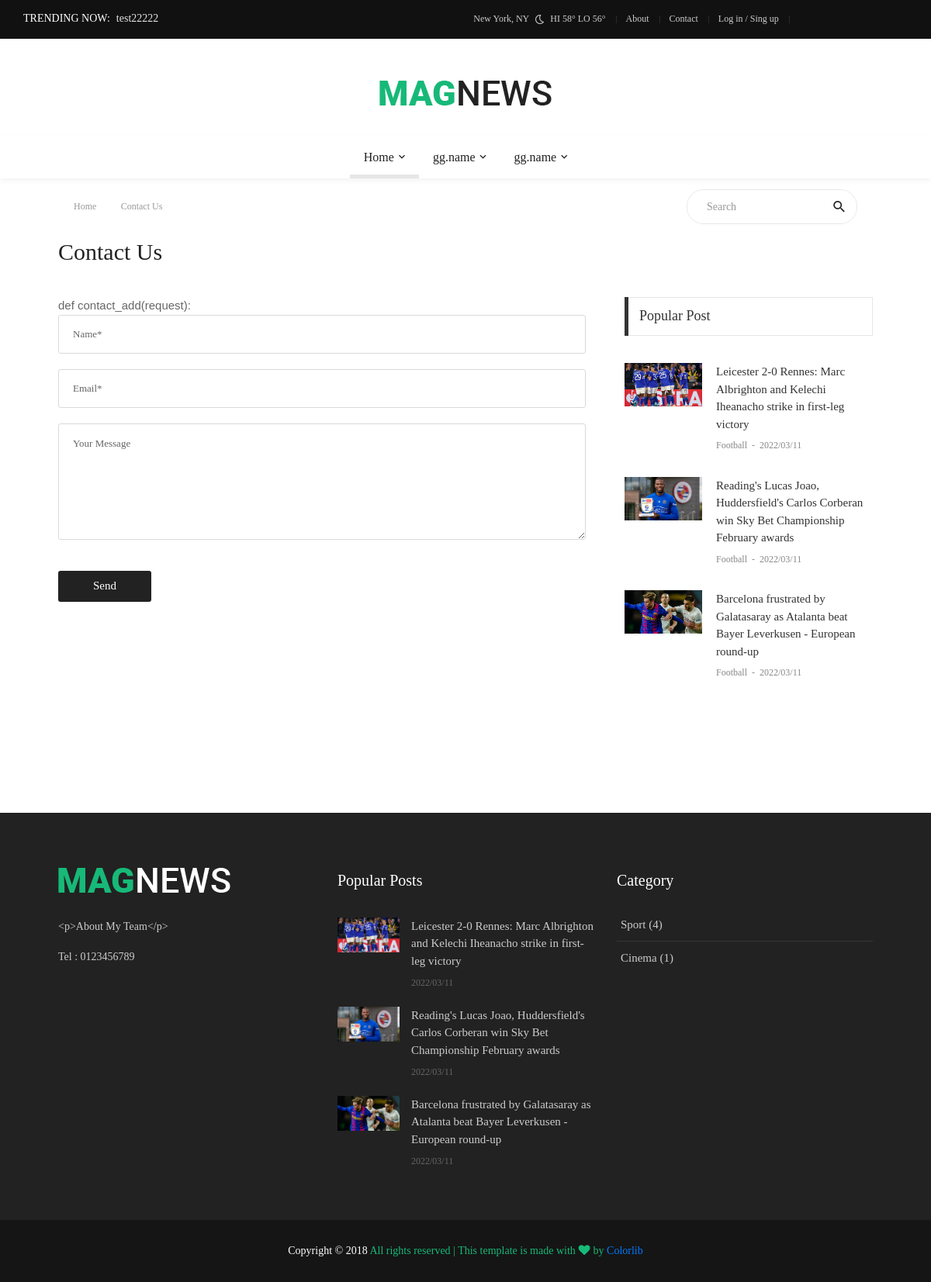
Page /contact/ on the committed database.
### trending/models.py (models this page shows, shortened)
class Trending(models.Model):
    txt = models.CharField(max_length=250)

### main/models.py (models this page shows, shortened)
class Main(models.Model):
    name = models.CharField(max_length=250)
    about = models.TextField()
    abouttxt = models.TextField(default="")
    fb = models.CharField(max_length=50)
    tw = models.CharField(max_length=50)
    yt = models.CharField(max_length=50)
    tel = models.CharField(max_length=50)
    link = models.CharField(max_length=50)
    set_name = models.CharField(max_length=50)
    picurl = models.TextField(default="")
    picname = models.TextField(default="")
    picurl2 = models.TextField(default="")
    picname2 = models.TextField(default="")

### cat/models.py (models this page shows, shortened)
class Cat(models.Model):
    name = models.CharField(max_length=50)
    count = models.IntegerField(default=0)

### news/models.py (models this page shows, shortened)
class News(models.Model):
    name = models.CharField(max_length=250)
    short_txt = models.TextField()
    body_txt = models.TextField()
    date = models.CharField(max_length=12)
    time = models.CharField(max_length=12, default="00:00")
    picname = models.TextField()
    picurl = models.TextField(default=".")
    writer = models.CharField(max_length=50)
    catname = models.CharField(max_length=50, default='.')
    catid = models.IntegerField(default=0)
    ocatid = models.IntegerField(default=0)
    show = models.IntegerField(default=0)
    tag = models.TextField(default="")

### main/views.py (the view)
# urls.py: re_path(r'contact/$', views.contact, name='contact'),
def contact(request):
    site = Main.objects.get(pk=1)
    news = News.objects.all().order_by('-pk')
    cat = Cat.objects.all()
    subcat = SubCat.objects.all()
    lastnews = News.objects.all().order_by('-pk')[:3]
    popnews2 = News.objects.all().order_by('-show')[:3]
    trending = Trending.objects.all().order_by('-pk')[:5]
    return render(request, 'front/contact.html', {'site': site, 'news': news, 'cat': cat, 'subcat':subcat, 'lastnews': lastnews, 'popnews2': popnews2, 'trending': trending})

### main/templates/front/contact.html (shortened to what this page needs)
{% extends 'front/master.html' %}
{% load static %}
{% block mainblock %}
	<div class="container">
		<div class="headline bg0 flex-wr-sb-c p-rl-20 p-tb-8">
			<div class="f2-s-1 p-r-30 m-tb-6">
				<a href="/" class="breadcrumb-item f1-s-3 cl9">
					Home
				</a>
				<span class="breadcrumb-item f1-s-3 cl9">
					Contact Us
				</span>
			</div>
			<div class="pos-relative size-a-2 bo-1-rad-22 of-hidden bocl11 m-tb-6">
				<input class="f1-s-1 cl6 plh9 s-full p-l-25 p-r-45" type="text" name="search" placeholder="Search">
				<button class="flex-c-c size-a-1 ab-t-r fs-20 cl2 hov-cl10 trans-03">
					<i class="zmdi zmdi-search"></i>
				</button>
			</div>
		</div>
	</div>
	<div class="container p-t-4 p-b-40">
		<h2 class="f1-l-1 cl2">
			Contact Us
		</h2>
	</div>
	<section class="bg0 p-b-60">
		<div class="container">
			<div class="row justify-content-center">
				<div class="col-md-7 col-lg-8 p-b-80">
					<div class="p-r-10 p-r-0-sr991">
def contact_add(request):
						<form action="{% url 'contact_add' %}" method="POST">
							<input class="bo-1-rad-3 bocl13 size-a-19 f1-s-13 cl5 plh6 p-rl-18 m-b-20" type="text" name="name" placeholder="Name*">
							<input class="bo-1-rad-3 bocl13 size-a-19 f1-s-13 cl5 plh6 p-rl-18 m-b-20" type="text" name="email" placeholder="Email*">
							<textarea class="bo-1-rad-3 bocl13 size-a-15 f1-s-13 cl5 plh6 p-rl-18 p-tb-14 m-b-20" name="msg" placeholder="Your Message"></textarea>
							<button type="submit" class="size-a-20 bg2 borad-3 f1-s-12 cl0 hov-btn1 trans-03 p-rl-15 m-t-20">
								Send
							</button>
						</form>
					</div>
				</div>
				<div class="col-md-5 col-lg-4 p-b-80">
					<div class="p-l-10 p-rl-0-sr991">
						<div>
							<div class="how2 how2-cl4 flex-s-c">
								<h3 class="f1-m-2 cl3 tab01-title">
									Popular Post
								</h3>
							</div>
							<ul class="p-t-35">
								{% for pop in popnews2%}
                                <li class="flex-wr-sb-s p-b-30">
                                    <a href="#" class="size-w-10 wrap-pic-w hov1 trans-03">
                                        <img src="{{ pop.picurl }}" alt="IMG">
                                    </a>
                                    <div class="size-w-11">
                                        <h6 class="p-b-4">
                                            <a href="{% url 'news_detail' word=pop.name %}" class="f1-s-5 cl3 hov-cl10 trans-03">
                                                {{ pop.name }}
                                            </a>
                                        </h6>
                                        <span class="cl8 txt-center p-b-24">
                                            <a href="{% url 'news_detail' word=pop.name %}" class="f1-s-6 cl8 hov-cl10 trans-03">
                                                {{ pop.catname }}
                                            </a>
                                            <span class="f1-s-3 m-rl-3">
                                                -
                                            </span>
                                            <span class="f1-s-3">
                                                {{ pop.date }}
                                            </span>
                                        </span>
                                    </div>
                                </li>
                                {% endfor %}
							</ul>
						</div>
					</div>
				</div>
			</div>
		</div>
	</section>
{% endblock %}

### main/templates/front/master.html (shortened to what this page needs)
{% load static %}
<!DOCTYPE html>
<html lang="en">
	<head>
		<link rel="stylesheet" type="text/css" href="{%static 'front/vendor/bootstrap/css/bootstrap.min.css' %}">
		<link rel="stylesheet" type="text/css" href="{%static 'front/fonts/fontawesome-5.0.8/css/fontawesome-all.min.css' %}">
		<link rel="stylesheet" type="text/css" href="{%static 'front/fonts/iconic/css/material-design-iconic-font.min.css' %}">
		<link rel="stylesheet" type="text/css" href="{%static 'front/vendor/animate/animate.css' %}">
		<link rel="stylesheet" type="text/css" href="{%static 'front/vendor/css-hamburgers/hamburgers.min.css' %}">
		<link rel="stylesheet" type="text/css" href="{%static 'front/vendor/animsition/css/animsition.min.css' %}">
		<link rel="stylesheet" type="text/css" href="{%static 'front/css/util.min.css' %}">
		<link rel="stylesheet" type="text/css" href="{%static 'front/css/main.css' %}">
	</head>
	<body class="animsition">
		<header>
			<div class="container-menu-desktop">
				<div class="topbar">
					<div class="content-topbar h-100 p-rl-30">
						<div class="align-self-stretch size-w-0 pos-relative m-r-30">
							<div class="f2-s-1 flex-wr-s-c s-full ab-t-l p-b-2">
								<span class="text-uppercase cl0 p-r-8">
									Trending Now:
								</span>
								<span class="dis-inline-block cl16 slide100-txt pos-relative size-w-0" data-in="fadeInDown" data-out="fadeOutDown">
									{% for tr in trending %}
									<span class="dis-inline-block slide100-txt-item animated visible-false">
										{{ tr.txt}}
									</span>
									{% endfor %}
								</span>
							</div>
						</div>
						<div class="flex-wr-e-c">
							<div class="left-topbar">
								<span class="left-topbar-item flex-wr-s-c">
									<span>
										New York, NY
									</span>
									<img class="m-b-1 m-rl-8" src="{%static 'front/images/icons/icon-night.png' %} " alt="IMG">
									<span>
										HI 58° LO 56°
									</span>
								</span>
								<a href="/about" class="left-topbar-item">
									About
								</a>
								<a href="/contact" class="left-topbar-item">
									Contact
								</a>
								<a href="/login" class="left-topbar-item">
									Log in / Sing up
								</a>
							</div>
							<div class="right-topbar p-l-18">
								<a href="{{ site.fb}}">
									<span class="fab fa-facebook-f"></span>
								</a>
								<a href="{{ site.tw }}">
									<span class="fab fa-twitter"></span>
								</a>
								<a href="#">
									<span class="fab fa-pinterest-p"></span>
								</a>
								<a href="#">
									<span class="fab fa-vimeo-v"></span>
								</a>
								<a href="{{ site.yt }}">
									<span class="fab fa-youtube"></span>
								</a>
							</div>
						</div>
					</div>
				</div>
				<div class="wrap-logo no-banner container">
					<div class="logo">
						<a href="/"><img src="{{ site.picurl }}" alt="LOGO"></a>
					</div>
				</div>
				<div class="wrap-main-nav">
					<div class="main-nav">
						<nav class="menu-desktop">
							<ul class="main-menu justify-content-center">
								<li class="main-menu-active">
									<a href="index.html">Home</a>
								</li>
								{% for gg in cat %}
								{% if gg.count != 0 %}
								<li class="mega-menu-item">
									<a href="category-01.html">gg.name</a>
								</li>
								{% endif %}
								{% endfor %}
							</ul>
						</nav>
					</div>
				</div>
			</div>
		</header>
		{% block mainblock %}
		{% endblock %}
		<footer>
			<div class="bg2 p-t-40 p-b-25">
				<div class="container">
					<div class="row">
						<div class="col-lg-4 p-b-20">
							<div class="size-h-3 flex-s-c">
								<a href="/">
									<img class="max-s-full" src="{{ site.picurl2 }}" alt="LOGO">
								</a>
							</div>
							<div>
								<p class="f1-s-1 cl11 p-b-16">
									{{ site.about }}
								</p>
								<p class="f1-s-1 cl11 p-b-16">
									Tel : {{ site.tel }}
								</p>
								<div class="p-t-15">
									<a href="{{ site.fb }}" class="fs-18 cl11 hov-cl10 trans-03 m-r-8">
										<span class="fab fa-facebook-f"></span>
									</a>
									<a href="{{ site.tw }}" class="fs-18 cl11 hov-cl10 trans-03 m-r-8">
										<span class="fab fa-twitter"></span>
									</a>
									<a href="{{ site.yt }}" class="fs-18 cl11 hov-cl10 trans-03 m-r-8">
										<span class="fab fa-youtube"></span>
									</a>
								</div>
							</div>
						</div>
						<div class="col-sm-6 col-lg-4 p-b-20">
							<div class="size-h-3 flex-s-c">
								<h5 class="f1-m-7 cl0">
									Popular Posts
								</h5>
							</div>
							<ul>
								{% for pop in popnews2 %}
								<li class="flex-wr-sb-s p-b-20">
									<a href="{% url 'news_detail' word=pop.name %}" class="size-w-4 wrap-pic-w hov1 trans-03">
										<img src="{{ pop.picurl }}" alt="IMG">
									</a>
									<div class="size-w-5">
										<h6 class="p-b-5">
											<a href="{% url 'news_detail' word=pop.name %}" class="f1-s-5 cl11 hov-cl10 trans-03">
												{{ pop.name }}
											</a>
										</h6>
										<span class="f1-s-3 cl6">
											{{ pop.date }}
										</span>
									</div>
								</li>
								{% endfor %}
							</ul>
						</div>
						<div class="col-sm-6 col-lg-4 p-b-20">
							<div class="size-h-3 flex-s-c">
								<h5 class="f1-m-7 cl0">
									Category
								</h5>
							</div>
							<ul class="m-t--12">
								{% for c in cat %}
								{% if c.count != 0 %}
								<li class="how-bor1 p-rl-5 p-tb-10">
									<a href="#" class="f1-s-5 cl11 hov-cl10 trans-03 p-tb-8">
										{{ c.name }} ({{c.count}})
									</a>
								</li>
								{% endif %}
								{% endfor %}
							</ul>
						</div>
					</div>
				</div>
			</div>
			<div class="bg11">
				<div class="container size-h-4 flex-c-c p-tb-15">
					<span class="f1-s-1 cl0 txt-center">
						Copyright © 2018
						<a href="/" class="f1-s-1 cl10 hov-link1">
							All rights reserved | This template is made with <i class="fa fa-heart" aria-hidden="true"></i> by <a href="{{ site.link }}" target="_blank">Colorlib</a>
					</span>
				</div>
			</div>
		</footer>
	</body>
</html>

### rows in the picture
Trending: txt "test22222"
Main: picurl (picture), picurl2 (picture), about "<p>About My Team</p>", tel "0123456789"
Cat: name "Sport", count "4"
Cat: name "Cinema", count "1"
News: picurl (picture), name "Leicester 2-0 Rennes: Marc Albrighton and Kelechi Iheanacho strike in first-leg victory", catname "Football", date "2022/03/11"
News: picurl (picture), name "Reading's Lucas Joao, Huddersfield's Carlos Corberan win Sky Bet Championship February awards", catname "Football", date "2022/03/11"
News: picurl (picture), name "Barcelona frustrated by Galatasaray as Atalanta beat Bayer Leverkusen - European round-up", catname "Football", date "2022/03/11"
